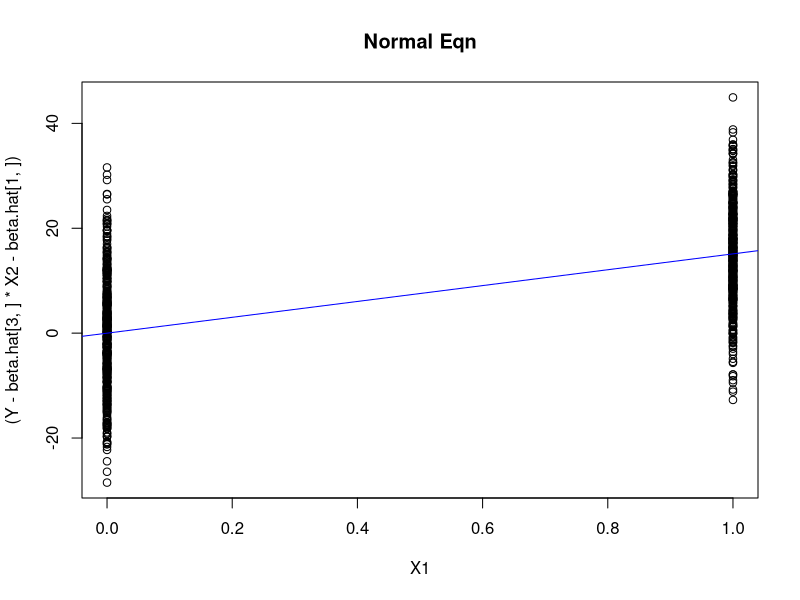
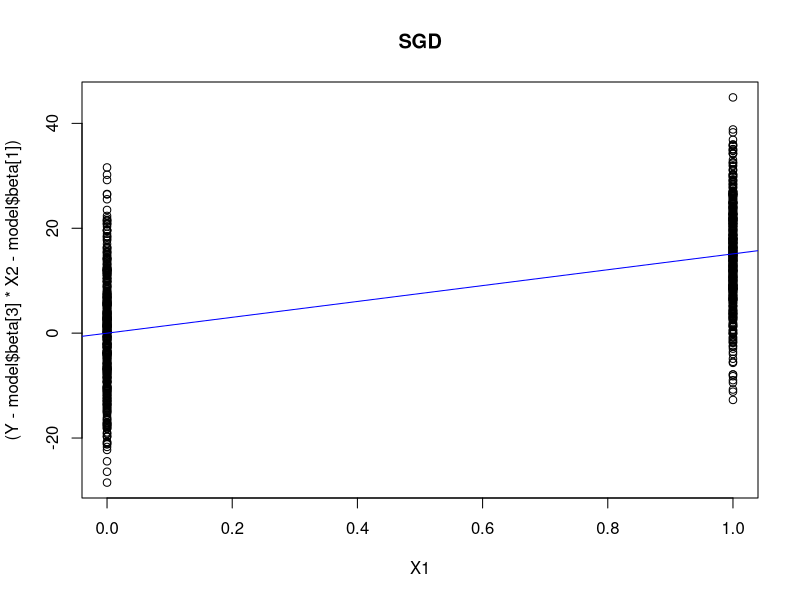
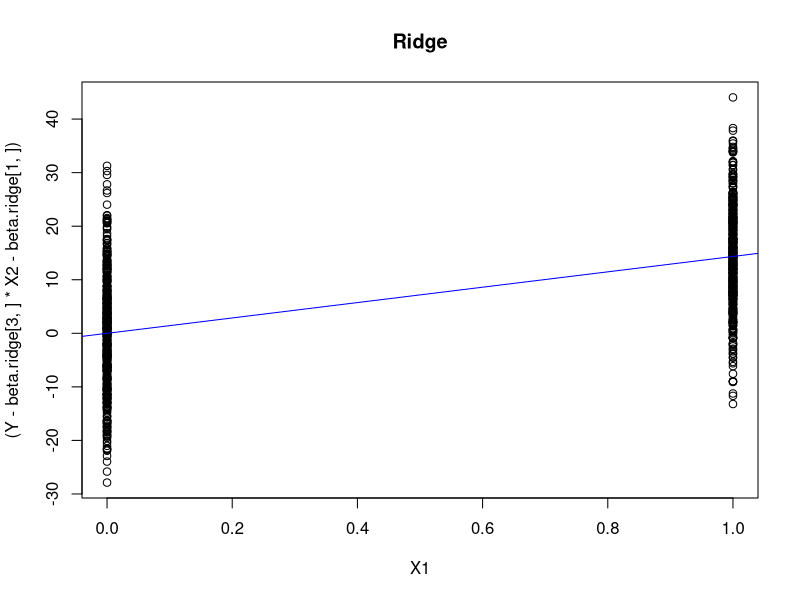
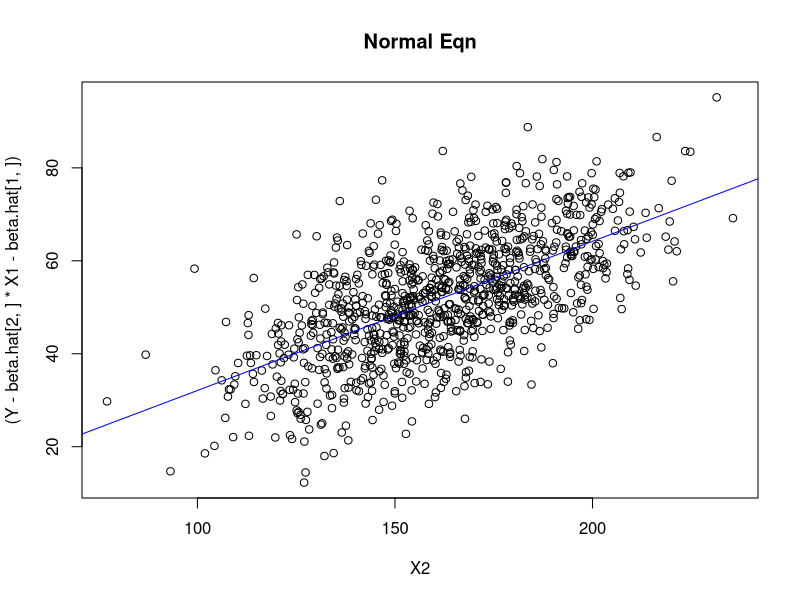
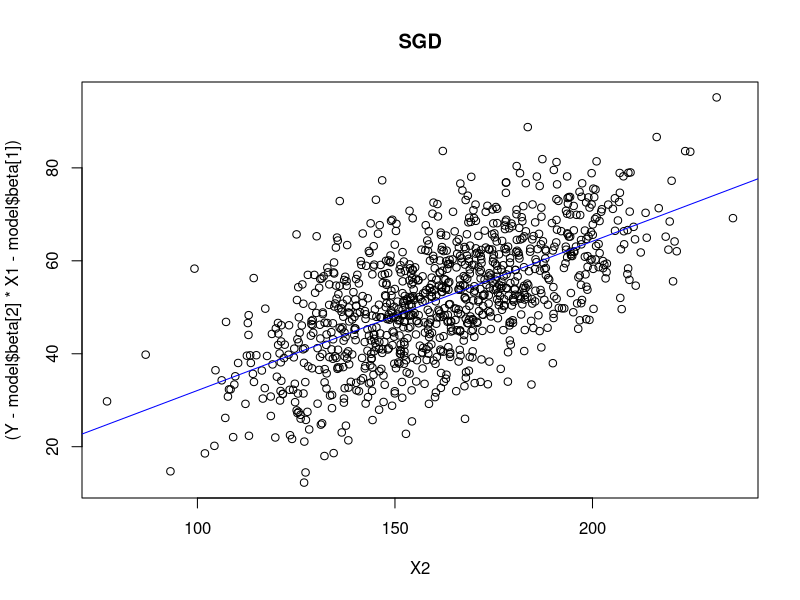
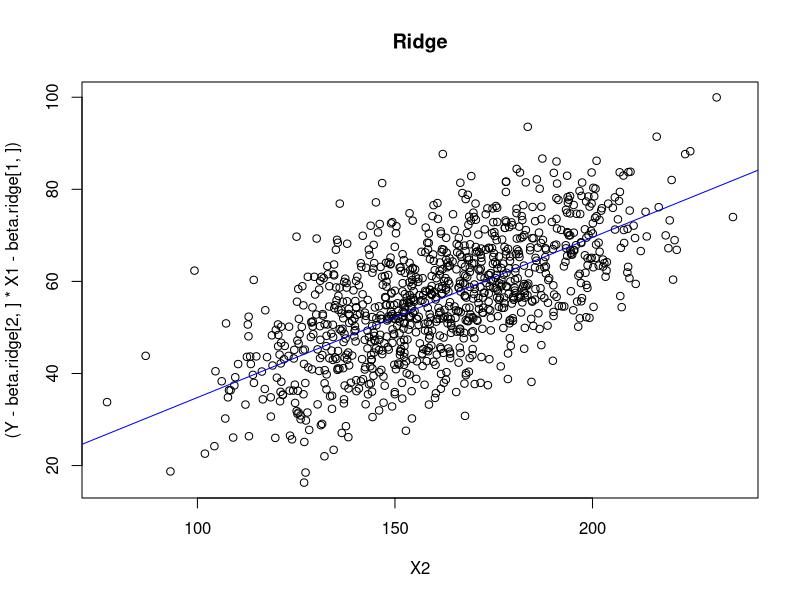
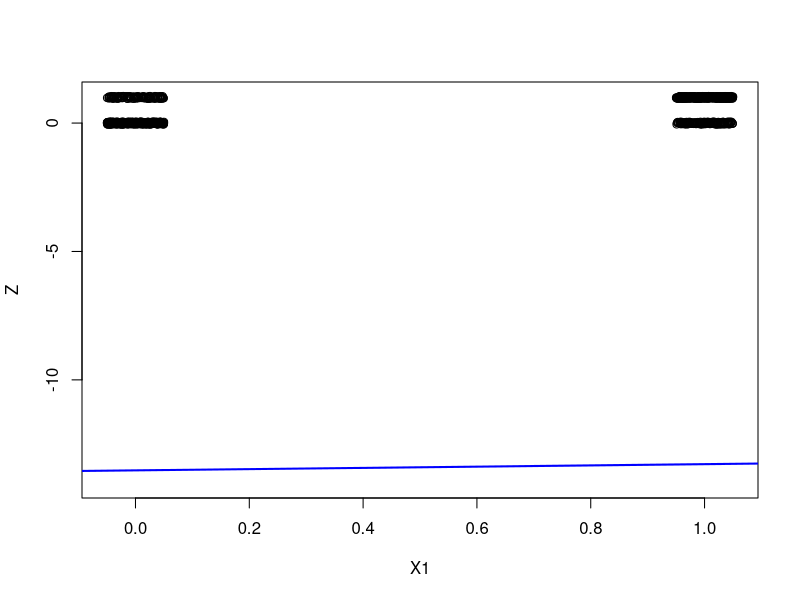
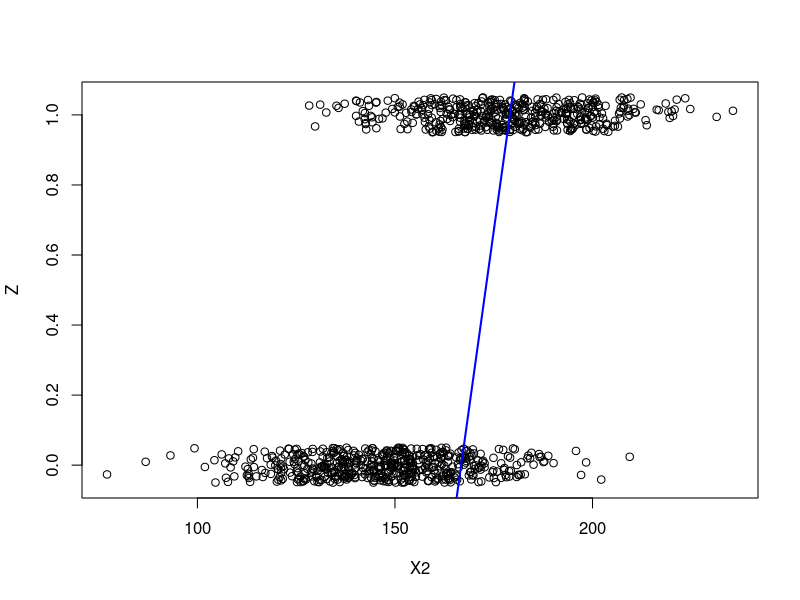

Generate these figures, in order, with R:
# CS 571, Duke University, Fall 2013
# Matt Dickenson - mcd31
# Homework 3

# Problem 1

setwd('~/github/cs571/homework/hw3')
lindata = read.table("HW3_linear_regression.txt", header=TRUE)
dim(lindata)
head(lindata)

# A 
X = as.matrix(lindata[1:1000 , 1:2])
X = cbind(1, X)
Y = as.matrix(lindata[1:1000 , 3])

normaleqn = function(x, y){
	x.prime.x.inverse = solve(t(x) %*% x)
	x.prime.y = t(x) %*% y 
	beta = x.prime.x.inverse %*% x.prime.y
	return(beta)
}

beta.hat = normaleqn(X, Y)
beta.hat #=> 69.942167, 15.119109, 0.321028

# B
linreg = function(X, Y){
	RSS = function(b, x, y){
		residuals = y - (x %*% b )
		sq.resid = residuals^2
		rss = sum(sq.resid)
		return(rss)
	}
	results = optim(rep(0, ncol(X)), RSS,
		hessian=TRUE, method="BFGS", x=X, y=Y)
	list(beta=results$par, 
		vcov=solve(results$hessian),
		converged=results$convergence==0)
}
model = linreg(X, Y)
model$beta #=> 69.942167, 15.119109, 0.321028

# C 
ridgereg = function(X, Y, sigma.sq=1, tau.sq=1){
	lambda = sigma.sq / tau.sq 
	D = ncol(X)
	lambda.id = lambda * diag(D)
	X.prime.X = t(X) %*% X
	lambda.X.prime.X.inverse = solve(lambda.id + X.prime.X)
	X.prime.Y = t(X) %*% Y
	beta.hat = lambda.X.prime.X.inverse %*% X.prime.Y
	return(beta.hat)
}
beta.ridge = ridgereg(X, Y)
beta.ridge #=> 65.9129285, 14.3521921, 0.3478858

# D 
# a
y.hat = X %*% beta.hat
RSSa = sum((Y - y.hat)^2)
RSSa #=> 98729.33
# b 
model.yhat = X %*% model$beta
RSSb = sum((Y - model.yhat)^2)
RSSb #=> 98729.33
# c
ridge.yhat = X %*% beta.ridge
RSSc = sum((Y - ridge.yhat)^2)
RSSc #=> 99005.91

# E
X.test = as.matrix(lindata[1001:1100 , 1:2])
X.test = cbind(1, X.test)
Y.test = as.matrix(lindata[1001:1100 , 3])
# a
y.hat = X.test %*% beta.hat
RSSa = sum((Y.test - y.hat)^2)
RSSa #=> 11573.24
# b 
model.yhat = X.test %*% model$beta
RSSb = sum((Y.test - model.yhat)^2)
RSSb #=> 11573.24
# c
ridge.yhat = X.test %*% beta.ridge
RSSc = sum((Y.test - ridge.yhat)^2)
RSSc #=> 11523.47

# F 
X.hypo = matrix(c(1,1,135), nrow=1)
est1 = X.hypo %*% beta.hat
est1
est2 = X.hypo %*% model$beta
est2
est3 = X.hypo %*% beta.ridge
est3

# G 
X1 = as.matrix(lindata[1:1000 , 1])
X2 = as.matrix(lindata[1:1000, 2])
Y = as.matrix(lindata[1:1000 , 3])
summary(X1)
summary(X2)
summary(Y)

# x1 plots

# (Y - ols_beta_2 * X2 - ols_beta_0) vs X1

# normal eqn
pdf("p1x1-normal.pdf")
plot(X1, (Y-beta.hat[3,]*X2-beta.hat[1,]),
	main="Normal Eqn")
# lines(X1, beta.hat[2,]*X1)
abline(0, beta.hat[2,], col="blue")
dev.off()

# sgd
pdf("p1x1-sgd.pdf")
plot(X1, (Y-model$beta[3]*X2-model$beta[1]), 
	main="SGD")
# lines(X1, model$beta[2]*X1)
abline(0, model$beta[2], col="blue")
dev.off()

# ridge
pdf("p1x1-ridge.pdf")
plot(X1, (Y-beta.ridge[3,]*X2-beta.ridge[1,]), 
	main="Ridge")
# lines(X1, beta.ridge[2,]*X1)
abline(0, beta.ridge[2,], col="blue")
dev.off()

# x2 plots

# normal
pdf("p1x2-normal.pdf")
plot(X2, (Y-beta.hat[2,]*X1-beta.hat[1,]),
	main="Normal Eqn")
abline(0, beta.hat[3,], col="blue")
dev.off()

# sgd
pdf("p1x2-sgd.pdf")
plot(X2, (Y-model$beta[2]*X1-model$beta[1]),
	main="SGD")
abline(0, model$beta[3], col="blue")
dev.off()

# ridge
pdf("p1x2-ridge.pdf")
plot(X2, (Y-beta.ridge[2,]*X1-beta.ridge[1,]),
	main="Ridge")
abline(0, beta.ridge[3,], col="blue")
dev.off()





# Problem 2

logdata = read.table("HW3_logistic_regression.txt", header=TRUE)
dim(logdata)
head(logdata)

# A 
X = as.matrix(logdata[1:1000 , 1:2])
X = cbind(1, X)
Z = as.matrix(logdata[1:1000 , 3])

sigm = function(eta){
	out = exp(eta)/( exp(eta) + 1)
	return(out)
}

irls = function(X, Y, epsilon=1/1e10){
	D = ncol(X)
	N = nrow(X)
	
	w = matrix(0, nrow=D, ncol=D) 
	w0 = log(mean(Y)/(1-mean(Y)))
	eta = mu = s = z = matrix(NA, nrow=N, ncol=D)
	
	converged = FALSE
	numiters = 0 
	while(!converged){
		last.w = w 
		for(i in 1:N){
			xi = matrix(X[i, ], ncol=1) 
			eta[i, ] = w0 + (t(w) %*% xi)
			mu[i, ] = sigm(eta[i, ])
			s[i, ] = mu[i, ] * (1-mu[i, ])
			z[i, ] = eta[i, ] + ((Y[i, ] - mu[i, ])/s[i, ])
		}
		S = matrix(0, nrow=N, ncol=N)
		for(i in 1:N){
			S[i, i] = s[i]
		}
		first.term = solve(t(X) %*% S %*% X)
		second.term = t(X) %*% S %*% z 
		w =  first.term %*% second.term
		numiters = numiters + 1
		diff = w - last.w 
		smalldiff = TRUE
		for(i in 1:D){
			smalldiff = smalldiff & (diff[i, i] < epsilon)
		}
		if(smalldiff){ 
			converged = TRUE 
			output = paste("converged after ", numiters, " iterations", sep="")
			print(output)
		}
		if(numiters > 100){
			print("reached max iterations")
			break 
		}
	}
	return(w)
}

w = irls(X, Z) #=> -13.52371957, 0.24204760, 0.08109647
w

# B 
beta = w[, 1]
z.hat =sigm(X %*% beta)
head(z.hat)
summary(z.hat)
RSSa = sum((Z - z.hat)^2)
RSSa #=> 141.4738

# C 
X.test = as.matrix(logdata[1001:1100 , 1:2])
X.test = cbind(1, X.test)
Z.test = as.matrix(logdata[1001:1100 , 3])
z.test.hat = sigm(X.test %*% beta)
summary(z.test.hat)
RSSb = sum((Z.test - z.test.hat)^2)
RSSb #=> 15.73171

# F (sic) 
X.hypo = matrix(c(1,1,135), ncol=1)
Z.hypo = sigm(beta %*% X.hypo)
Z.hypo

# G 
X1 = as.matrix(logdata[1:1000 , 1])
X2 = as.matrix(logdata[1:1000 , 2])
Z = as.matrix(logdata[1:1000 , 3])

pdf("p2x1.pdf")
plot(jitter(X1, amount=0.05), jitter(Z, amount=0.05),
	xlab="X1", ylab="Z", ylim=c(-14,1))
# abline(sigm(beta[1]), sigm(beta[2]))
abline(beta[1], beta[2], col="blue", lwd=2)
dev.off()

pdf("p2x2.pdf")
plot(X2, jitter(Z, amount=0.05),
	xlab="X2", ylab="Z")
abline(beta[1], beta[3], col="blue", lwd=2)
dev.off()


# H 
cor(logdata[, 1], logdata[, 2])
